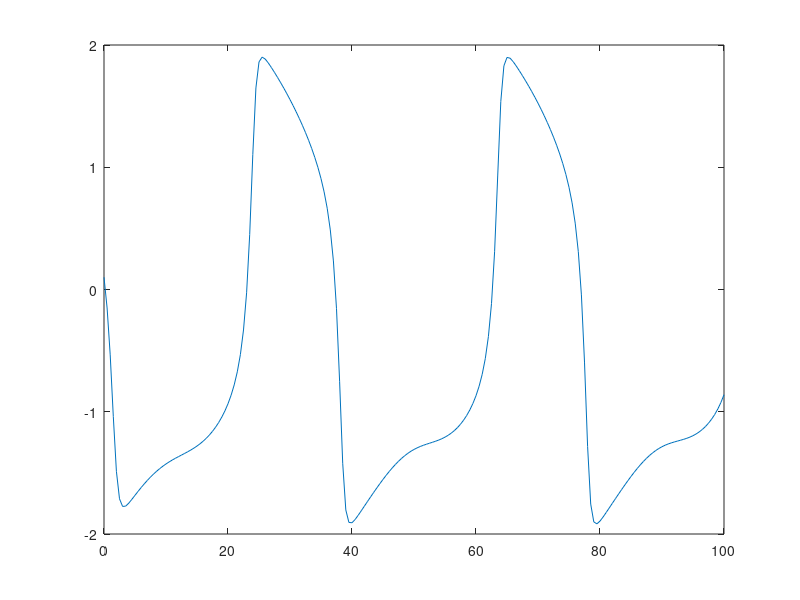

Reproduce this figure in MATLAB.
clear all; close all; clc;

dt=0.5;
t=0:dt:100;
% v' = v - (1/3)v^3 - w + (1/10)(5+sin(pi*t/10))
% w' = (0.7+v-w)/12
v0=0.1;
w0=1;
v0=[v0;w0];
N=@(t,f) ([f(1)-(1/3).*(f(1).^3)-f(2)+(1/10)*(5+sin(pi*t/10));(0.7+f(1)-f(2))./12]); % v=f(1) & w=f(2)
f=zeros(2,length(t)); % 1st row of f is for v, 2nd for w
f(:,1)=v0;

for i=1:length(t)-1 % handmade RK4
    k1=dt.*N(t(i),f(:,i));
    k2=dt.*N(t(i)+(dt/2),f(:,i)+(k1./2));
    k3=dt.*N(t(i)+(dt/2),f(:,i)+(k2./2));
    k4=dt.*N(t(i+1),f(:,i)+k3);
    f(:,i+1)=f(:,i)+(1/6).*(k1+(2.*k2)+(2.*k3)+k4);
end
A7=f(1,:);
plot(t,A7)
[~,maxvidx]=max(A7);
A8=t(maxvidx);
[~,maxvidx2]=max(A7(maxvidx+1:end));
A9=t(maxvidx2+maxvidx);
A10=1/(A9-A8);